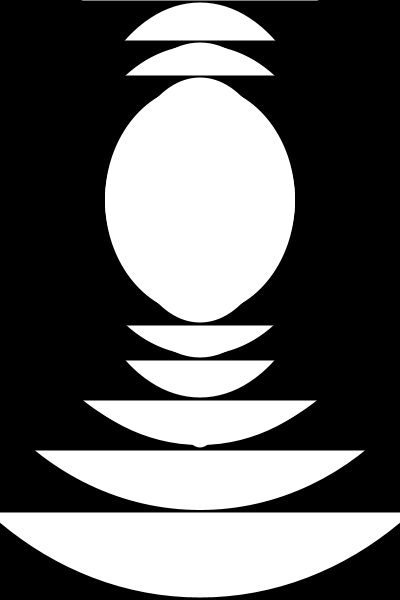
Frame 1 (no input)
Frame 60 (the mouse pressed at the canvas centre just before this capture): identical to frame 1, image omitted
Frame 120 (the mouse held since frame 60 and released just before this capture): identical to frame 1, image omitted

The Processing sketch that drew this single still picture (run headless with seeded random() and noise(); from frame 60 on, the mouse is pressed at the canvas centre):

// Processing sketch: processing_13816
// ── processing_13816.pde

void setup(){
  size(400,600);
}

void draw(){
  for (float a=800; a>200; a=a-5)
  {
    strokeWeight (a*23);
    ellipse(200,200,1000000%a,a);
  }
  for(float a=800; a<5; a=a-80)
  {
    strokeWeight (a*6000);
    ellipse(400,200,a,80%a);
  }
}
